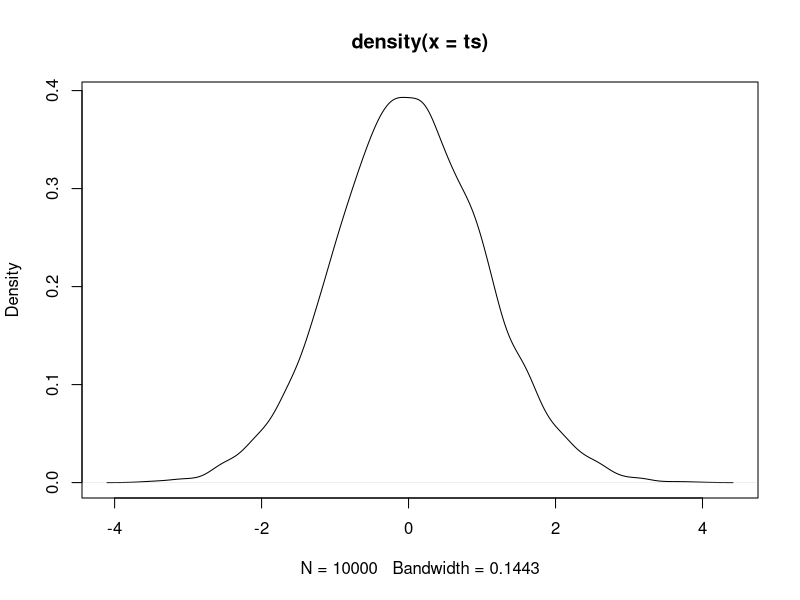
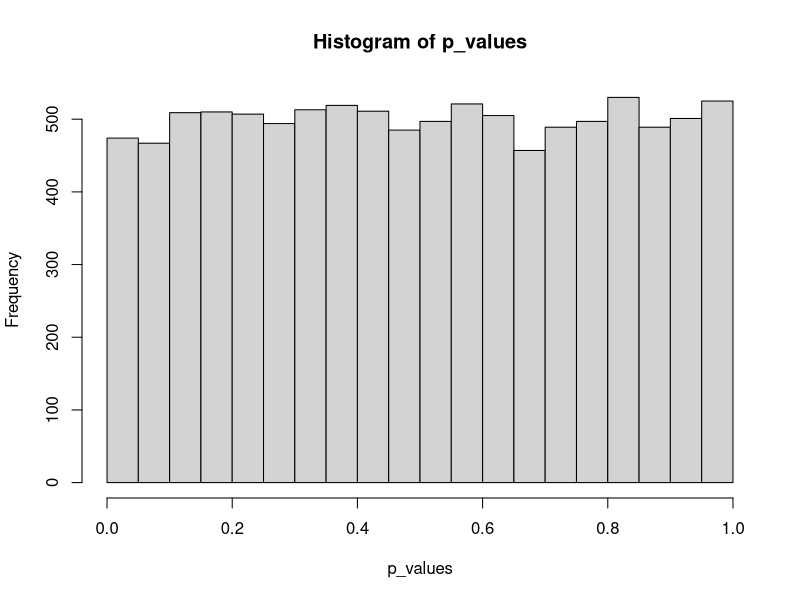
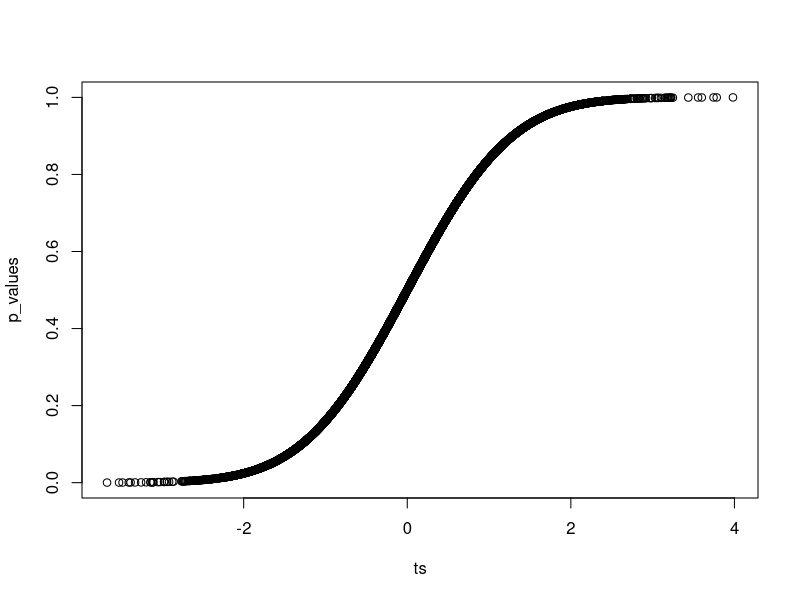

R code for these plots, in order:
#Lege Stichprobenumfang fest
n <- 10000

# Legee Freiheitsgrade der t-Verteilung fest
df <- 98


# ziehe t-Werte aus t-Verteilung
ts <- rt(n, df)


# betrachte Verteilung der gezogenen Werte
dens_t <- density(ts)
plot(dens_t)



# Finde p-Werte zu t-Werten
p_values <- pt(ts, df)


# plotte p-Werte
hist(p_values)


## Plotte beides zusammen ##
plot(ts, p_values)



# wenn H0 gilt: wie oft muss man optional stoppen (nachschauen), bis man mit 90% Wahrscheinlichkeit ein signifikantes Ergebnis findet?
p_find_sig <- 0.05

# Funktion, die ausrechnet, wie wahrscheinlich ein signifikantes Ergebnis ist nach einer bestimmten Anzahl an Versuchen (n) und einem alpha-Level von p_find_sig
wie_wschl_sig_nach_versuchen <- function(n, p_find_sig) {
  1 - ((1 - p_find_sig) ^ n)
}

df_sim_1 <- data.frame(
  "p_values" =  wie_wschl_sig_nach_versuchen (1:200, 0.05),
  "vers_num" =  1:200,
  "tran" = 1:200) # z column is needed for transition_states()
df_sim_2 <- data.frame(
  "p_values" =  wie_wschl_sig_nach_versuchen (1:200, 0.005),
  "vers_num" =  1:200,
  "tran" = 1:200) 

library(ggplot2)
library(gganimate)

sim_1_p <-  ggplot(df_sim_1, aes(y = p_values, x = vers_num)) +
  geom_point(color='black', fill='lightblue',
             alpha = .7, shape=21, size=4) +
  transition_states(tran) +
  geom_hline(yintercept=1.0, linetype="dashed", 
             color = "red") +
  shadow_mark() +
  xlab("No. of trials") +
  ylab("p-values") +
  ggtitle("p-value = .05") +
  theme_classic()

anim_1 <- animate(sim_1_p)
anim_save("sim_1_p.gif", anim_1)


sim_2_p <-  ggplot(df_sim_2, aes(y = p_values, x = vers_num)) +
  geom_point(color='black', fill='lightblue',
             alpha = .7, shape=21, size=4) +
  transition_states(tran) +
  geom_hline(yintercept=1.0, linetype="dashed", 
             color = "red") +
  shadow_mark() +
  xlab("No. of trials") +
  ylab("p-values") +
  ggtitle("p-value = .005") +
  theme_classic()

anim <- animate(sim_2_p)
anim_save("sim_2_p.gif", anim)
